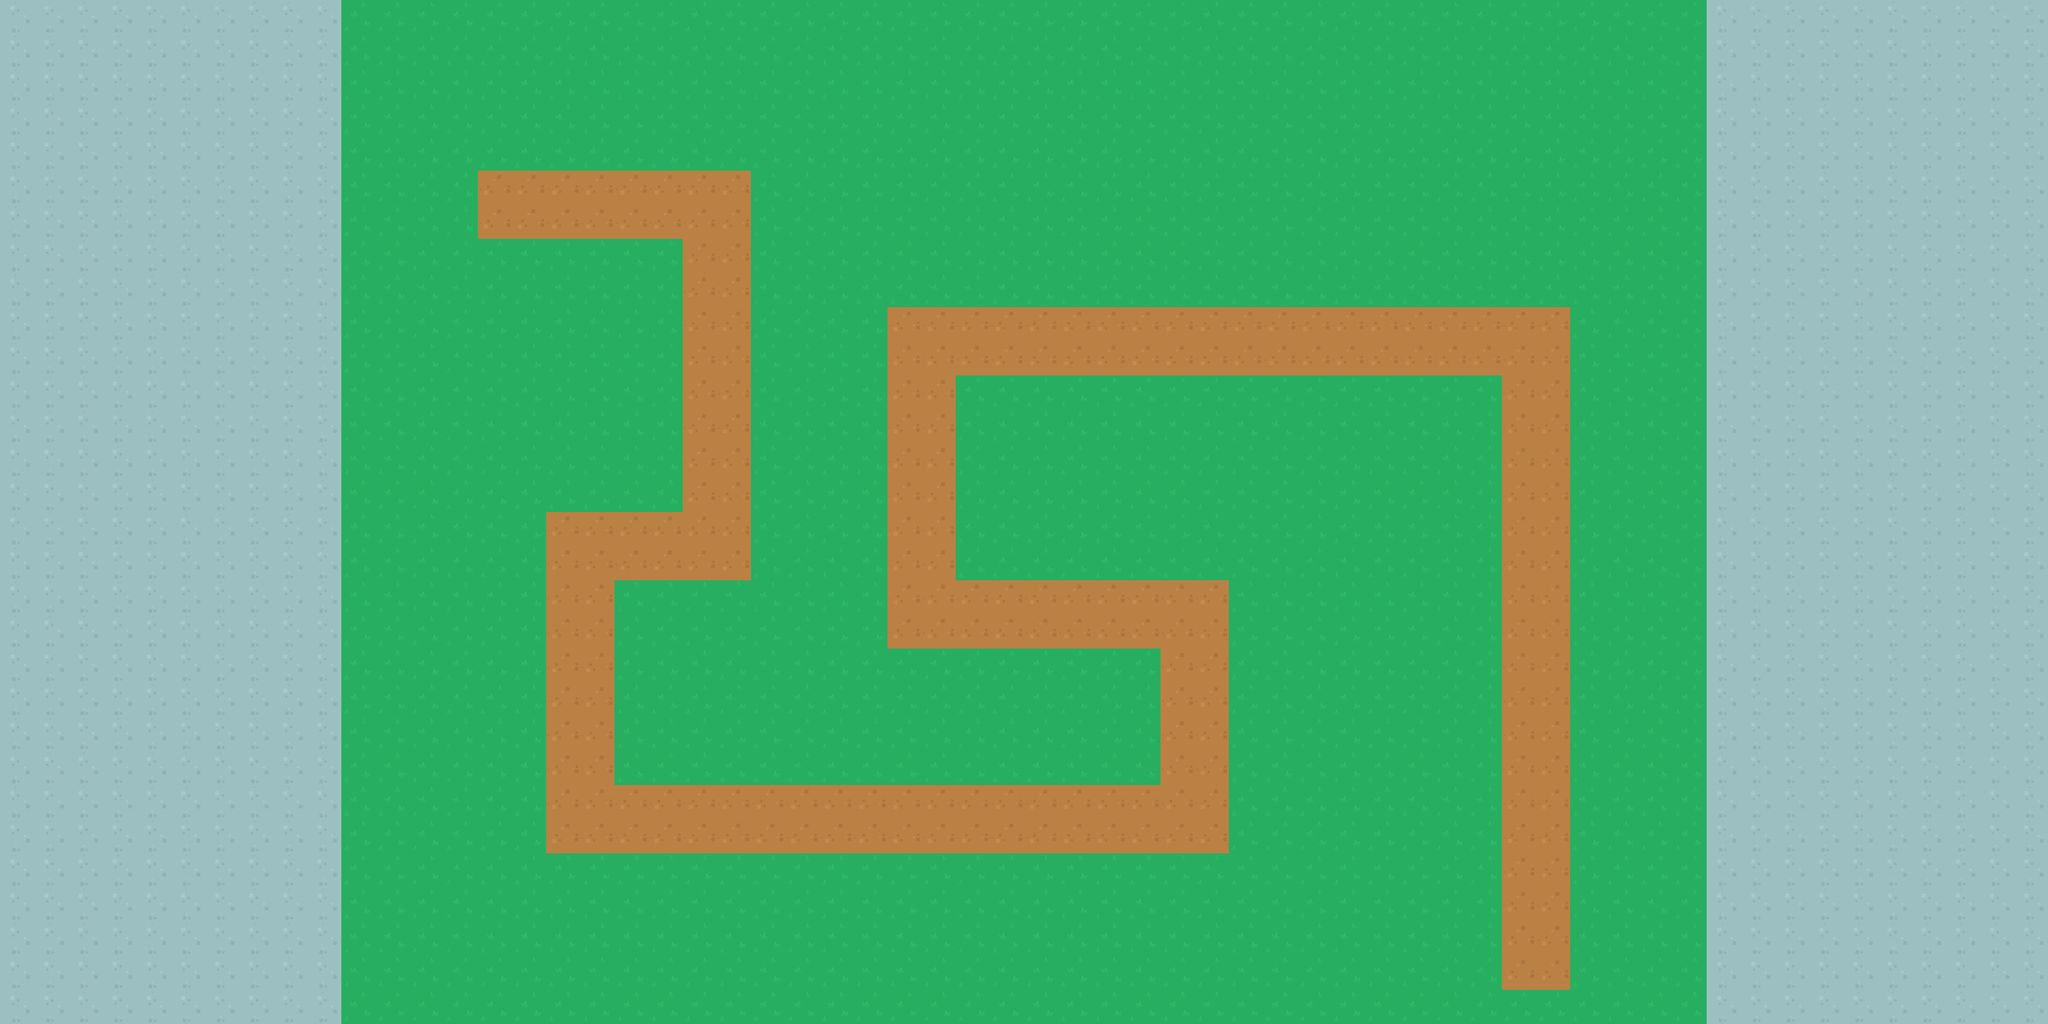

The image is a tile-based game level rendered from a .tmx file. Its description and complete source (layers, tilesets, objects, tile grids) follow:
An orthogonal 60x30 tile map with 64x64 px tiles, 1 tile layer (Tile Layer 1), 3 tilesets.

<map version="1.0" orientation="orthogonal" renderorder="right-down" width="60" height="30" tilewidth="64" tileheight="64" nextobjectid="1">
 <tileset firstgid="1" name="tile_01" tilewidth="64" tileheight="64" tilecount="1" columns="1">
  <image source="Tiles/tile_01.png" width="64" height="64" />
 </tileset>
 <tileset firstgid="2" name="tile_05" tilewidth="64" tileheight="64" tilecount="1" columns="1">
  <image source="Tiles/tile_05.png" width="64" height="64" />
 </tileset>
 <tileset firstgid="3" name="tile_07" tilewidth="64" tileheight="64" tilecount="1" columns="1">
  <image source="Tiles/tile_07.png" width="64" height="64" />
 </tileset>
 <layer name="Tile Layer 1" width="60" height="30">
  <data encoding="csv">
3,3,3,3,3,3,3,3,3,3,1,1,1,1,1,1,1,1,1,1,1,1,1,1,1,1,1,1,1,1,1,1,1,1,1,1,1,1,1,1,1,1,1,1,1,1,1,1,1,1,3,3,3,3,3,3,3,3,3,3,
3,3,3,3,3,3,3,3,3,3,1,1,1,1,1,1,1,1,1,1,1,1,1,1,1,1,1,1,1,1,1,1,1,1,1,1,1,1,1,1,1,1,1,1,1,1,1,1,1,1,3,3,3,3,3,3,3,3,3,3,
3,3,3,3,3,3,3,3,3,3,1,1,1,1,1,1,1,1,1,1,1,1,1,1,1,1,1,1,1,1,1,1,1,1,1,1,1,1,1,1,1,1,1,1,1,1,1,1,1,1,3,3,3,3,3,3,3,3,3,3,
3,3,3,3,3,3,3,3,3,3,1,1,1,1,1,1,1,1,1,1,1,1,1,1,1,1,1,1,1,1,1,1,1,1,1,1,1,1,1,1,1,1,1,1,1,1,1,1,1,1,3,3,3,3,3,3,3,3,3,3,
3,3,3,3,3,3,3,3,3,3,1,1,1,1,1,1,1,1,1,1,1,1,1,1,1,1,1,1,1,1,1,1,1,1,1,1,1,1,1,1,1,1,1,1,1,1,1,1,1,1,3,3,3,3,3,3,3,3,3,3,
3,3,3,3,3,3,3,3,3,3,1,1,1,1,2,2,2,2,2,2,2,2,1,1,1,1,1,1,1,1,1,1,1,1,1,1,1,1,1,1,1,1,1,1,1,1,1,1,1,1,3,3,3,3,3,3,3,3,3,3,
3,3,3,3,3,3,3,3,3,3,1,1,1,1,2,2,2,2,2,2,2,2,1,1,1,1,1,1,1,1,1,1,1,1,1,1,1,1,1,1,1,1,1,1,1,1,1,1,1,1,3,3,3,3,3,3,3,3,3,3,
3,3,3,3,3,3,3,3,3,3,1,1,1,1,1,1,1,1,1,1,2,2,1,1,1,1,1,1,1,1,1,1,1,1,1,1,1,1,1,1,1,1,1,1,1,1,1,1,1,1,3,3,3,3,3,3,3,3,3,3,
3,3,3,3,3,3,3,3,3,3,1,1,1,1,1,1,1,1,1,1,2,2,1,1,1,1,1,1,1,1,1,1,1,1,1,1,1,1,1,1,1,1,1,1,1,1,1,1,1,1,3,3,3,3,3,3,3,3,3,3,
3,3,3,3,3,3,3,3,3,3,1,1,1,1,1,1,1,1,1,1,2,2,1,1,1,1,2,2,2,2,2,2,2,2,2,2,2,2,2,2,2,2,2,2,2,2,1,1,1,1,3,3,3,3,3,3,3,3,3,3,
3,3,3,3,3,3,3,3,3,3,1,1,1,1,1,1,1,1,1,1,2,2,1,1,1,1,2,2,2,2,2,2,2,2,2,2,2,2,2,2,2,2,2,2,2,2,1,1,1,1,3,3,3,3,3,3,3,3,3,3,
3,3,3,3,3,3,3,3,3,3,1,1,1,1,1,1,1,1,1,1,2,2,1,1,1,1,2,2,1,1,1,1,1,1,1,1,1,1,1,1,1,1,1,1,2,2,1,1,1,1,3,3,3,3,3,3,3,3,3,3,
3,3,3,3,3,3,3,3,3,3,1,1,1,1,1,1,1,1,1,1,2,2,1,1,1,1,2,2,1,1,1,1,1,1,1,1,1,1,1,1,1,1,1,1,2,2,1,1,1,1,3,3,3,3,3,3,3,3,3,3,
3,3,3,3,3,3,3,3,3,3,1,1,1,1,1,1,1,1,1,1,2,2,1,1,1,1,2,2,1,1,1,1,1,1,1,1,1,1,1,1,1,1,1,1,2,2,1,1,1,1,3,3,3,3,3,3,3,3,3,3,
3,3,3,3,3,3,3,3,3,3,1,1,1,1,1,1,1,1,1,1,2,2,1,1,1,1,2,2,1,1,1,1,1,1,1,1,1,1,1,1,1,1,1,1,2,2,1,1,1,1,3,3,3,3,3,3,3,3,3,3,
3,3,3,3,3,3,3,3,3,3,1,1,1,1,1,1,2,2,2,2,2,2,1,1,1,1,2,2,1,1,1,1,1,1,1,1,1,1,1,1,1,1,1,1,2,2,1,1,1,1,3,3,3,3,3,3,3,3,3,3,
3,3,3,3,3,3,3,3,3,3,1,1,1,1,1,1,2,2,2,2,2,2,1,1,1,1,2,2,1,1,1,1,1,1,1,1,1,1,1,1,1,1,1,1,2,2,1,1,1,1,3,3,3,3,3,3,3,3,3,3,
3,3,3,3,3,3,3,3,3,3,1,1,1,1,1,1,2,2,1,1,1,1,1,1,1,1,2,2,2,2,2,2,2,2,2,2,1,1,1,1,1,1,1,1,2,2,1,1,1,1,3,3,3,3,3,3,3,3,3,3,
3,3,3,3,3,3,3,3,3,3,1,1,1,1,1,1,2,2,1,1,1,1,1,1,1,1,2,2,2,2,2,2,2,2,2,2,1,1,1,1,1,1,1,1,2,2,1,1,1,1,3,3,3,3,3,3,3,3,3,3,
3,3,3,3,3,3,3,3,3,3,1,1,1,1,1,1,2,2,1,1,1,1,1,1,1,1,1,1,1,1,1,1,1,1,2,2,1,1,1,1,1,1,1,1,2,2,1,1,1,1,3,3,3,3,3,3,3,3,3,3,
3,3,3,3,3,3,3,3,3,3,1,1,1,1,1,1,2,2,1,1,1,1,1,1,1,1,1,1,1,1,1,1,1,1,2,2,1,1,1,1,1,1,1,1,2,2,1,1,1,1,3,3,3,3,3,3,3,3,3,3,
3,3,3,3,3,3,3,3,3,3,1,1,1,1,1,1,2,2,1,1,1,1,1,1,1,1,1,1,1,1,1,1,1,1,2,2,1,1,1,1,1,1,1,1,2,2,1,1,1,1,3,3,3,3,3,3,3,3,3,3,
3,3,3,3,3,3,3,3,3,3,1,1,1,1,1,1,2,2,1,1,1,1,1,1,1,1,1,1,1,1,1,1,1,1,2,2,1,1,1,1,1,1,1,1,2,2,1,1,1,1,3,3,3,3,3,3,3,3,3,3,
3,3,3,3,3,3,3,3,3,3,1,1,1,1,1,1,2,2,2,2,2,2,2,2,2,2,2,2,2,2,2,2,2,2,2,2,1,1,1,1,1,1,1,1,2,2,1,1,1,1,3,3,3,3,3,3,3,3,3,3,
3,3,3,3,3,3,3,3,3,3,1,1,1,1,1,1,2,2,2,2,2,2,2,2,2,2,2,2,2,2,2,2,2,2,2,2,1,1,1,1,1,1,1,1,2,2,1,1,1,1,3,3,3,3,3,3,3,3,3,3,
3,3,3,3,3,3,3,3,3,3,1,1,1,1,1,1,1,1,1,1,1,1,1,1,1,1,1,1,1,1,1,1,1,1,1,1,1,1,1,1,1,1,1,1,2,2,1,1,1,1,3,3,3,3,3,3,3,3,3,3,
3,3,3,3,3,3,3,3,3,3,1,1,1,1,1,1,1,1,1,1,1,1,1,1,1,1,1,1,1,1,1,1,1,1,1,1,1,1,1,1,1,1,1,1,2,2,1,1,1,1,3,3,3,3,3,3,3,3,3,3,
3,3,3,3,3,3,3,3,3,3,1,1,1,1,1,1,1,1,1,1,1,1,1,1,1,1,1,1,1,1,1,1,1,1,1,1,1,1,1,1,1,1,1,1,2,2,1,1,1,1,3,3,3,3,3,3,3,3,3,3,
3,3,3,3,3,3,3,3,3,3,1,1,1,1,1,1,1,1,1,1,1,1,1,1,1,1,1,1,1,1,1,1,1,1,1,1,1,1,1,1,1,1,1,1,2,2,1,1,1,1,3,3,3,3,3,3,3,3,3,3,
3,3,3,3,3,3,3,3,3,3,1,1,1,1,1,1,1,1,1,1,1,1,1,1,1,1,1,1,1,1,1,1,1,1,1,1,1,1,1,1,1,1,1,1,1,1,1,1,1,1,3,3,3,3,3,3,3,3,3,3
</data>
 </layer>
</map>
